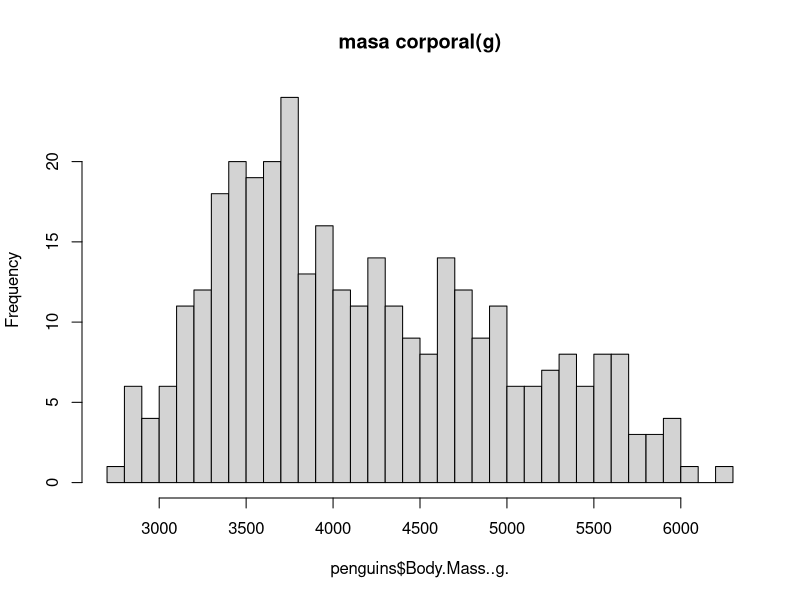
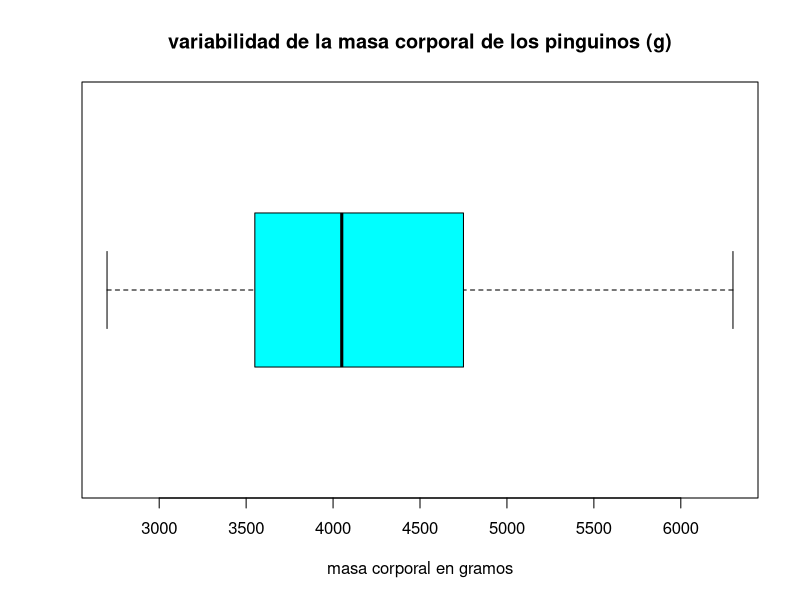
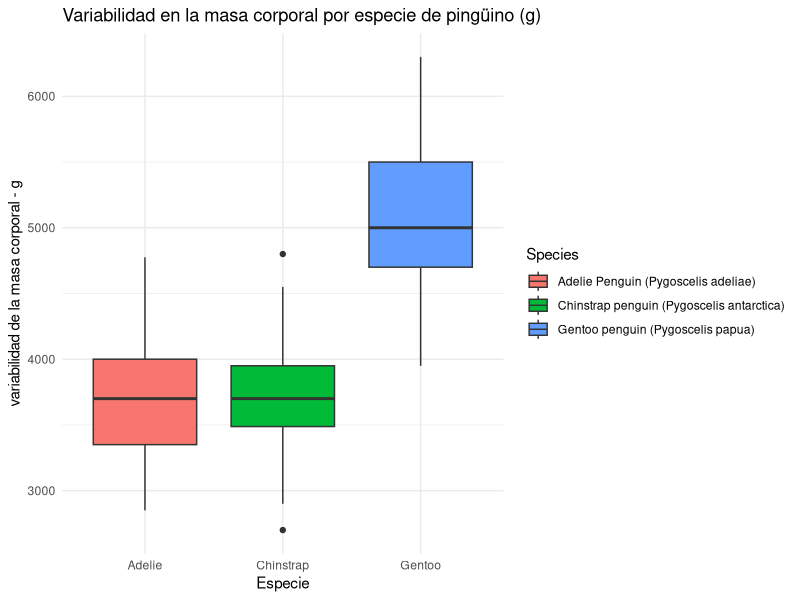
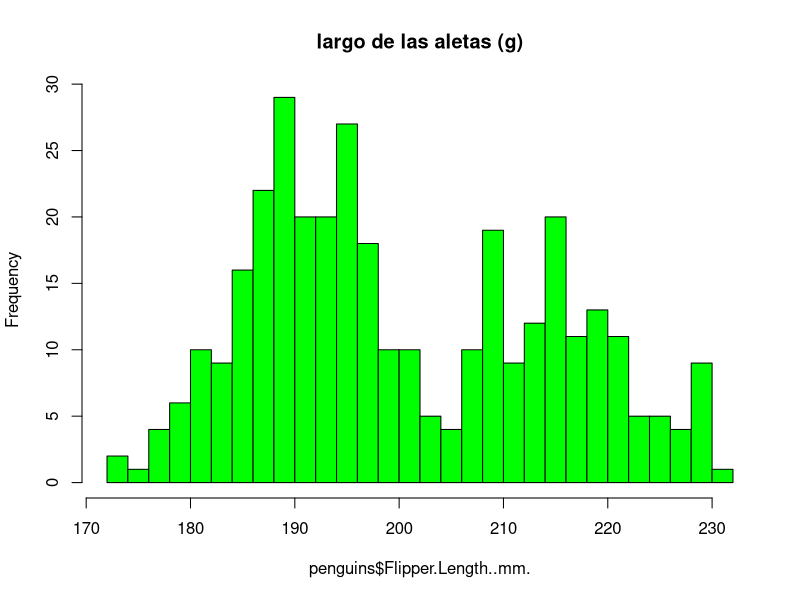
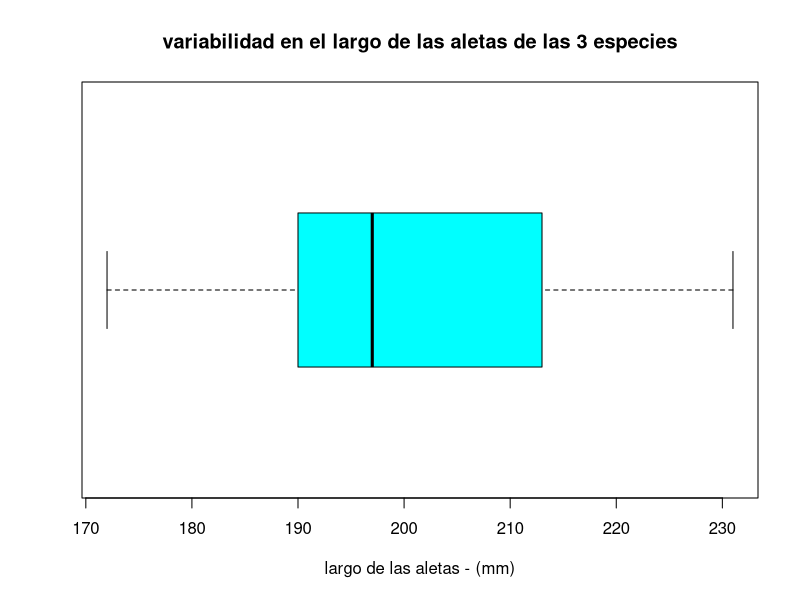
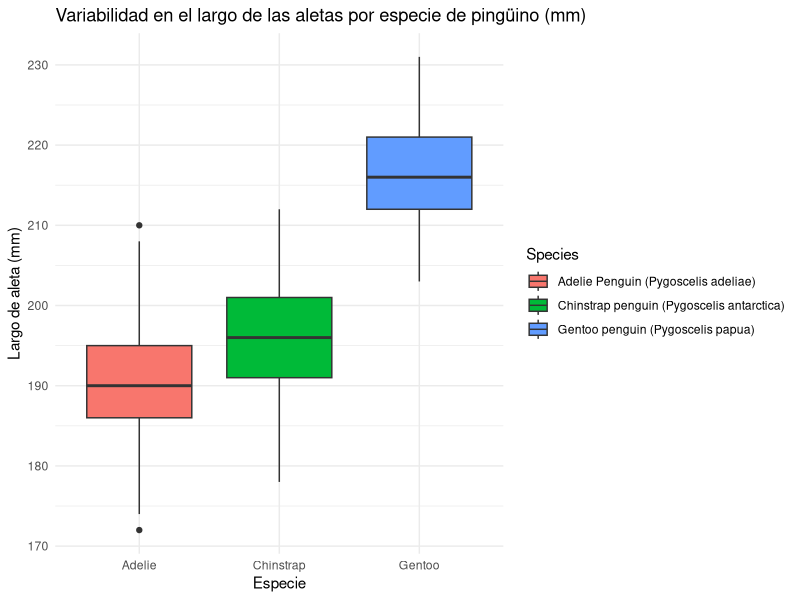
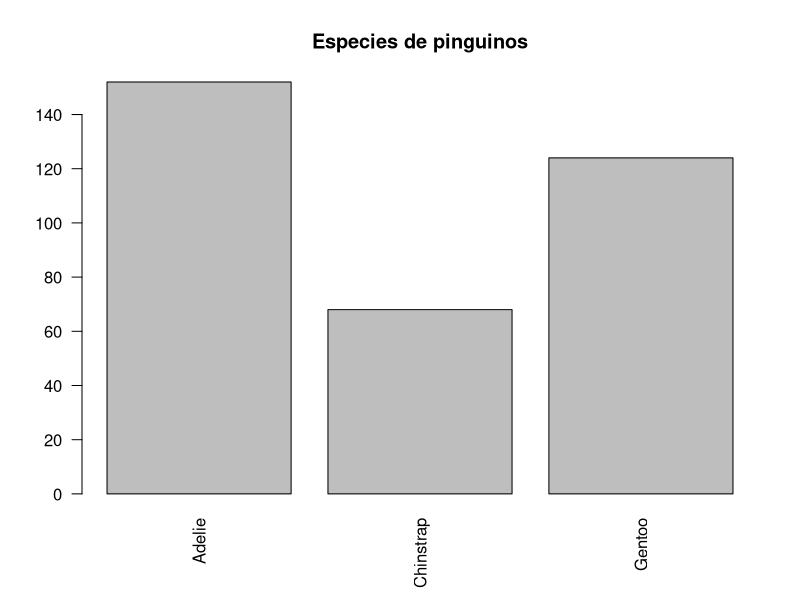
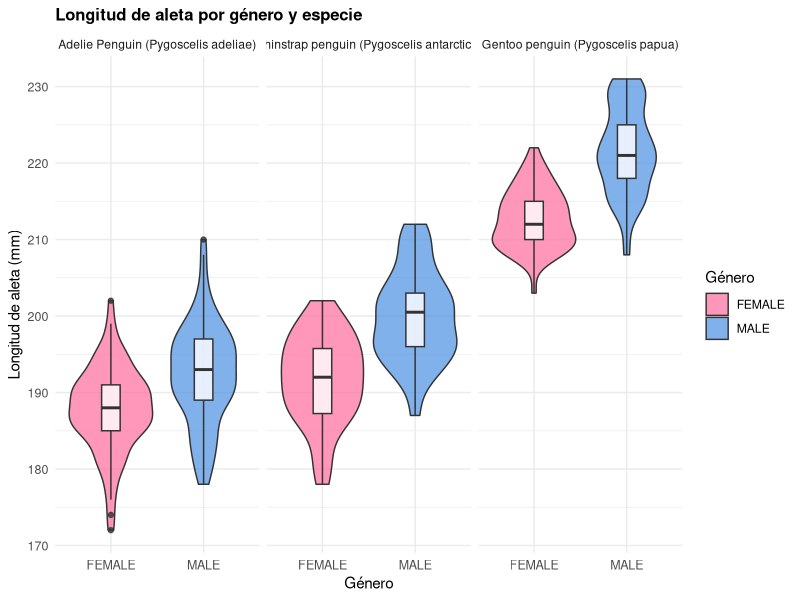

Here is the R script that generated these plots, in order:
#si no están isntaladas ejecuta esto
librerias <- c("readr", "readxl", "ggplot2", "tidyr", "dplyr", "lmtest", "gridExtra")
for (lib in librerias) {
  if (!require(lib, character.only = TRUE)) {
    install.packages(lib)
    library(lib, character.only = TRUE)
  }
}

#librerías para cargar la data 
library(readr)
library(readxl)

#librerías para exploración y limpieza
library(ggplot2)
library(tidyr)
library(dplyr)
library(gridExtra)

#lmtest: contiene diferentes pruebas para verificar asunciones como homocedasticidad, independencia, etc.
library(lmtest)


raw_data <- read_excel("6_penguins_lter.xlsx", col_names = FALSE)

penguins <- read.csv(text = paste(raw_data[[1]], collapse = "\n"),
                     stringsAsFactors = FALSE)

#Depurar registros problemáticos en Sex
penguins <- penguins %>%
  mutate(
    Sex = na_if(Sex, ""),   
    Sex = na_if(Sex, ".")   
  )

penguins %>%
  count(Sex, name = "n")

# ================================ #
# Análisis exploratorio de datos #
# ================================ #

# checklist: agregar una respuesta cuando se haya definido en la asignación del av

# ¿Cuál será la variable variable objetivo (Y)? (cuantitativa continua)
# ¿Cuál será la variable predictora (X)? (cuantitativa)
# ¿Cuál será la  variable de agrupación? (categórica)
# ¿Hay relación lineal visible entre X e Y?
# ¿Cuántos datos faltantes tengo y en qué variables?
# ¿Cuál es la justificación teórica para elegir estas variables?

# "==== estructura del data-set ===== \n"
glimpse(penguins)
#====================================================

# "==== dimensiones del data-set ===== \n"
dim(penguins)
#====================================================

# "==== nombres de las columnas/variables ===== \n"
names(penguins)
#====================================================

# "==== primeros 10 registros ===== \n"
head(penguins, 10)
#====================================================

# "==== valores faltantes ===== \n"
colSums(is.na(penguins))
#====================================================

#valores de body mass
penguins[["Body.Mass..g."]]
#====================================================

#valores nulos de body mass
sum(is.na(penguins[["Body.Mass..g."]])) #342 de 344 registros completos 
#====================================================

#filas duplicadas
filasDuplicadas <- sum(duplicated(penguins))
cat("Número de filas duplicadas en el data-set: ", filasDuplicadas)
#====================================================

# "==== resumen estadístico ===== \n"
summary(penguins)

# lo que muestra:
#   resumen genérico de:
#   Variables numéricas: Muestra el valor mínimo, el primer cuartil (25%),
#   la mediana, la media, el tercer cuartil (75%) y el valor máximo.
#   También avisa si hay datos perdidos (NA).Variables categóricas o factores:
#   Cuenta la frecuencia de cada categoría o nivel.Modelos estadísticos (ej. lm):
#   Presenta los coeficientes, el error estándar, los valores p y métricas como el R².
#====================================================
modelo <- lm(Body.Mass..g. ~ Flipper.Length..mm.,
             data = penguins)

#histograma, masa corporal
hist(penguins$Body.Mass..g.,
     breaks = 30,
     main = "masa corporal(g)")

#boxplot: masa del cuerpo
boxplot(penguins$Body.Mass..g.,
        xlab = "masa corporal en gramos",
        horizontal = TRUE,
        main = "variabilidad de la masa corporal de los pinguinos (g)",
        col = "cyan")

#boxplot: variabilidad de la masa corporal en gramos por especie
#uso de GGplot pq no me permitía colocar de forma nativa una grilla en el plot.
ggplot(penguins, aes(x = Species, y = `Body.Mass..g.`, fill = Species)) +
  geom_boxplot() +
  scale_x_discrete(labels = c("Adelie", "Chinstrap", "Gentoo")) +
  theme_minimal() +
  labs(title = "Variabilidad en la masa corporal por especie de pingüino (g)",
       x = "Especie",
       y = "variabilidad de la masa corporal - g")

#=========================== ALETAS - PINGUINOS ====================================================
#¿hay valores nulos en esta colmuna?
valoresNulosAletas <- sum(is.na(penguins[["Flipper.Length..mm."]])) #342 de 344 registros completos 
cat("valores nulos para la longitud de las aletas de los pinguinos (mm): ", valoresNulosAletas)

#histograma: largo de las aletas (mm)
hist(penguins$Flipper.Length..mm.,
     breaks = 30,
     main ="largo de las aletas (g)",
     col = "green")

#boxplot: variabilidad en el largo de las aletas
boxplot(penguins$Flipper.Length..mm.,
        xlab = "largo de las aletas - (mm)",
        main = "variabilidad en el largo de las aletas de las 3 especies",
        horizontal = TRUE,
        col = "cyan")

#boxplot: variabilidad del largo de las aletas por especie
#uso de GGplot pq no me permitía colocar de forma nativa una grilla en el plot.
ggplot(penguins, aes(x = Species, y = `Flipper.Length..mm.`, fill = Species)) +
  geom_boxplot() +
  scale_x_discrete(labels = c("Adelie", "Chinstrap", "Gentoo")) +
  theme_minimal() +
  labs(title = "Variabilidad en el largo de las aletas por especie de pingüino (mm)",
       x = "Especie",
       y = "Largo de aleta (mm)")

#barplot para visualizar categóricos
barplot(table(penguins$Species),
        main = "Especies de pinguinos",
        names.arg = c("Adelie", "Chinstrap", "Gentoo"),
        las = 2)

#combinando boxplot y violin
#el gráfico de violín permite visualizar cómo están distribuidos los datos alrededor de
#cierto cuartil, minimo o máximo
#https://mode.com/blog/violin-plot-examples
penguins_cleanNoNulls <- penguins %>% filter(!is.na(Sex))
ggplot(penguins_cleanNoNulls, aes(x = Sex, y = `Flipper.Length..mm.`, fill = Sex)) +
  geom_violin(alpha = 0.7) +
  geom_boxplot(width = 0.2, fill = "white", alpha = 0.8) +
  facet_wrap(~ Species) +
  labs(
    title = "Longitud de aleta por género y especie",
    x = "Género", 
    y = "Longitud de aleta (mm)",
    fill = "Género"
  ) +
  scale_fill_manual(values = c("FEMALE" = "#FF6B9D", "MALE" = "#4A90E2")) +
  theme_minimal() +
  theme(
    plot.title = element_text(size = 12, face = "bold"),
    axis.text = element_text(size = 9)
  )
  

#============= SUPUESTOS =========== #
residuos_base <- residuals(modelo)
ajustados_base <- fitted(modelo)
# ======================= 1.linealidad: =======================
# Garantizar que el modelo representa bien la relación real entre flipper length y body mass.
#E[Y | X = x] = β₀ + β₁
plot(penguins$Flipper.Length..mm., penguins$Body.Mass..g.,
     main = "Linealidad: Flipper Length vs Body Mass",
     xlab = "Flipper Length (mm)",
     ylab = "Body Mass (g)",
     pch = 19, col = rgb(0, 0, 0, 0.5))
abline(modelo, col = "red", lwd = 2)

# ======================= 2. media cero del error =======================
#Si el errormtuviera media ≠ 0, significa que β₀ está mal calibrado
#E[εᵢ] = 0
#media de los residuos
media_residuos_base <- mean(residuos_base)
print(media_residuos_base)
#prácticamente cero pero sale [1] -2.871907e-14 por redondeos de la pc

#prueba t para residuos
t.test(residuos_base, mu = 0)
#gráficamente
plot(residuos_base, main = "Residuos del modelo",
     ylab = "Residuos", xlab = "Índice",
     abline(h = 0, col = "red", lwd = 2))

#gráfica: residuos base vs ajustados
g1 <- ggplot(data.frame(ajustados_base, residuos_base), 
             aes(x = ajustados_base, y = residuos_base)) +
  geom_point(alpha = 0.6, color = "steelblue") +
  geom_hline(yintercept = 0, linetype = "dashed", color = "red") +
  geom_smooth(se = FALSE, color = "red", method = "loess") +
  labs(title = "Residuos vs Valores Ajustados - global",
       x = "Valores Predichos", y = "Residuos") +
  theme_minimal()

g2 <- ggplot(data.frame(residuos_base), aes(sample = residuos_base)) +
  stat_qq(alpha = 0.6, color = "steelblue") +
  stat_qq_line(color = "red") +
  labs(title = "Q-Q Plot-global", x = "Cuantiles Teóricos", y = "Cuantiles Muestra") +
  theme_minimal()
grid.arrange(g1, g2, ncol = 2)
#se observa una ligera curvatura U en la gráfica de valores residuales vs ajustados
#posible relación no lineal


# ======================= 3. Varianza residual constante (homocedasticidad) ======================= #
#Asegura que las estimaciones de β₁ y sus IC no están sesgados
#Var(εᵢ) = σ² ∀ i
bptest(modelo)
plot(modelo, which = 3)


# ======================= 4. Independencia de errores entre obeservaciones =======================
# Si hay autocorr., los EE se subestiman ylos p-values son inválidos.
#Cov(εᵢ, εⱼ) = 0 (i ≠ j)
dwtest(modelo)
plot(residuos_base, type = "l", main = "Residuos secuenciales",
     ylab = "Residuos", xlab = "Observación")
abline(h = 0, col = "red", lwd = 2)


# ======================= 5. normalidad =======================
#Necesaria solo para pruebas e IC con muestras pequeñas (n < 30).
#εᵢ ~ N(0, σ²)
#uso de shapiro wilk
shapiro.test(residuos_base)
plot(modelo, which = 2)
hist(residuos_base, breaks = 25, freq = FALSE, 
     main = "Histograma de residuos",
     xlab = "Residuos", ylab = "Densidad")




# ======= PLAN B ====== 
#debido a la ligera curvatura en la gráfica de residuos vs valores ajustados
#voy a studentizar los residuos del modelo base
residuos_student_base <- rstudent(modelo)

g3 <- ggplot(data.frame(ajustados_base, residuos_student_base), 
             aes(x = ajustados_base, y = residuos_student_base)) +
  geom_point(alpha = 0.6, color = "black") +
  geom_hline(yintercept = 0, linetype = "dashed", color = "red") +
  geom_smooth(se = FALSE, color = "red", method = "loess") +
  labs(title = "residuos studentizados vs Valores Ajustados - studentizado",
       x = "Valores Predichos", y = "Residuos") +
  theme_minimal()

g4 <- ggplot(data.frame(residuos_student_base), aes(sample = residuos_student_base)) +
  stat_qq(alpha = 0.6, color = "black") +
  stat_qq_line(color = "red") +
  labs(title = "Q-Q Plot-studentizado", x = "Cuantiles Teóricos", y = "Cuantiles Muestra") +
  theme_minimal()

grid.arrange(g3, g4, ncol = 2)


datos_modelo <- na.omit(penguins[, c("Body.Mass..g.", "Flipper.Length..mm.", "Species")])
#como se perdían las especies hay que reconvertir a factor
datos_modelo$Species <- as.factor(datos_modelo$Species)
nrow(datos_modelo)  # Debe ser 342
length(residuals(modelo))  # Debe ser 342

#data-set con 342 observaciones útiles planteadas inicialmente
datos_modelo$residuos <- residuals(modelo)
datos_modelo$ajustados <- fitted(modelo)

plot(datos_modelo$ajustados, datos_modelo$residuos,
     col = as.factor(datos_modelo$Species),
     main = "Residuos Modelo Base\n(coloreado por Species)",
     xlab = "Valores Predichos", 
     ylab = "Residuos",
     pch = 16,  # Puntos más visibles
     cex = 1.2)
abline(h = 0, col = "black", lty = 2, lwd = 2)

legend("topright", 
       legend = levels(datos_modelo$Species),
       col = 1:nlevels(as.factor(datos_modelo$Species)),
       pch = 16,
       cex = 0.9,
       title = "Species")

#con esto confirmamos que el efecto U de la gráfica de los residuos vs ajustados
#se debe a el hecho de sobreponer 3 grupos con diferentes interceptos y rangos de
#predicción, se sugiere que la variable "Species" sea includia en el modelo
